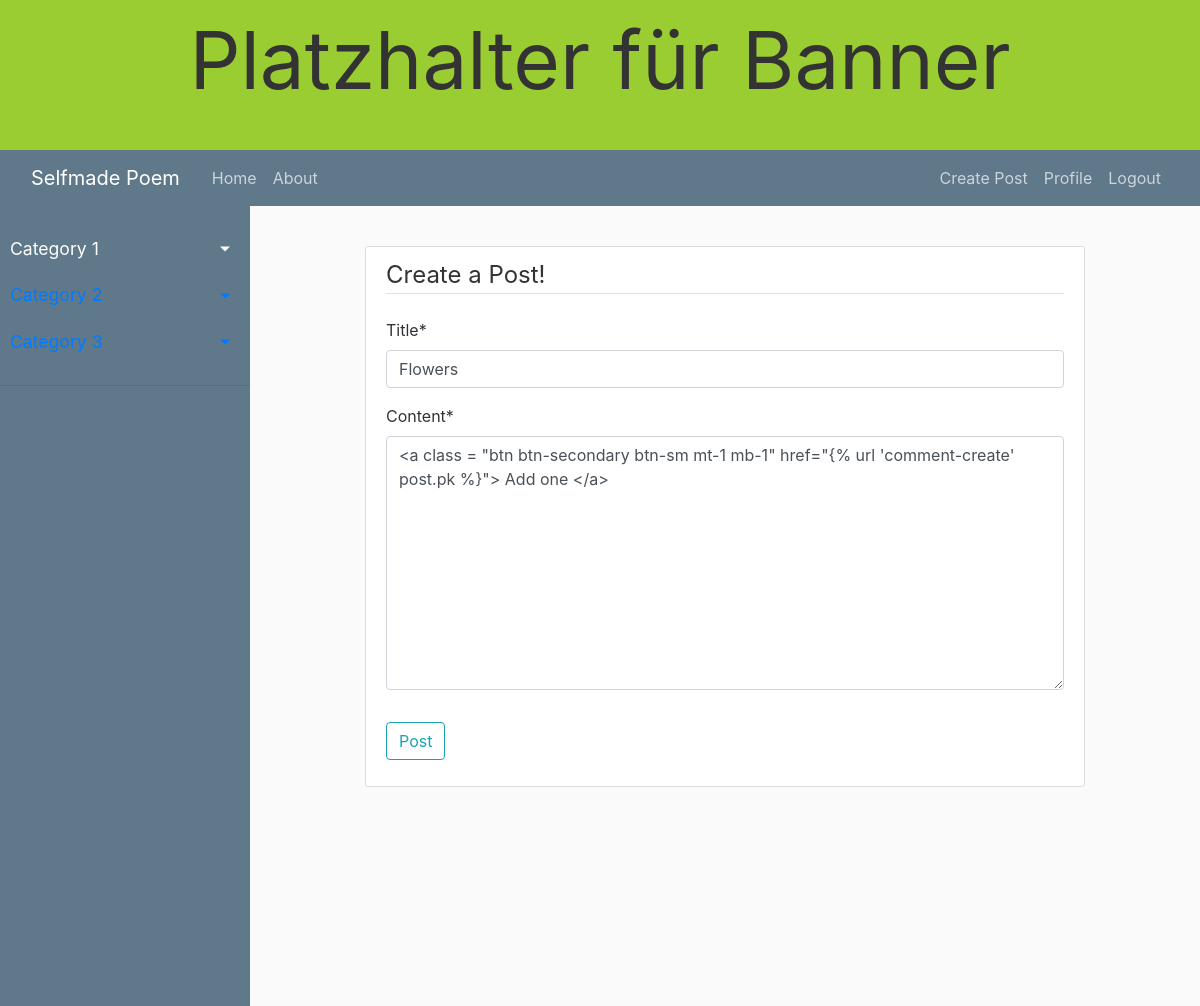
Screenshot of /post/13/update/ (signed in) with the database file from the repository.
### blog/models.py (models this page shows, shortened)
class Post(models.Model):
    title = models.CharField(max_length = 100)
    content = models.TextField()
    date_posted = models.DateTimeField(default = timezone.now)
    category = models.CharField(max_length = 30, choices=Category.choices, default="")
    author = models.ForeignKey(User, on_delete=models.CASCADE)
    comments = models.ManyToManyField(Comment)

### blog/views.py (the view, shortened to what this page needs)
# urls.py: path('post/<int:pk>/update/', PostUpdateView.as_view() , name = 'post-update'),
class PostUpdateView(LoginRequiredMixin, UserPassesTestMixin, UpdateView):
    model = Post
    fields = ['title', 'content']
    def test_func(self):
        post = self.get_object()
        if self.request.user == post.author:
            return True
        else: return False

### blog/templates/blog/post_form.html (shortened to what this page needs)
{% extends 'blog/base.html' %}
{% load crispy_forms_tags %}
{%block content%}
    <div class= 'content-section'>
        <form method = "POST">
            <fieldset class="form-group">
                <legend class = "border-bottom mb-4">Create a Post!</legend>
                {{ form|crispy }}
            </fieldset>
            <div class = "form-group">
                <button class = "btn btn-outline-info" type = "submit">Post</button>
            </div>
        </form>
    </div>
{%endblock content%}

### blog/static/blog/main.css (style rules this page uses)
body { background: #fafafa; color: #333333; }
.content-section { background: #ffffff; padding: 10px 20px; border: 1px solid #dddddd; border-radius: 3px; margin-bottom: 20px; }

### rows the page displays
Post: title "Flowers", content "<a class = \"btn btn-secondary btn-sm mt-1 mb-1\" href=\"{% url 'comment-create' post.pk %}\"> Add one </a>"
